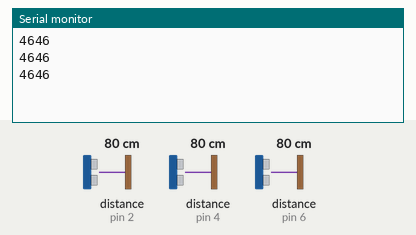
A sketch run on a simulated Arduino Uno, built with avr-gcc and run on an emulated ATmega328P. Shown: the last lines printed to the serial monitor. Wiring (inferred from the names in the program): 3 × ultrasonic range finder: trigger pin 3, echo pin 4 / trigger pin 5, echo pin 6 / trigger A1, echo pin 2. The test bench sets the inputs (shaded band); at power-on: distance to the obstacle (sensors on pin 4, pin 2, pin 6) 80 cm. The echo pulse lasts 58.3 µs per cm.

Above: at 1.3 s.
1.4 s: distance to the obstacle (sensor on pin 4) set to 2 cm
At 2.0 s:
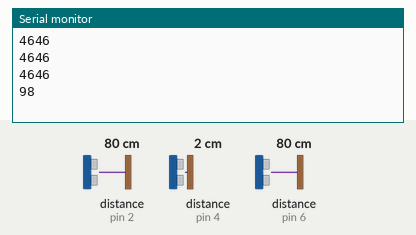
2.9 s: distance to the obstacle (sensor on pin 4) set to 4 cm
At 3.5 s:
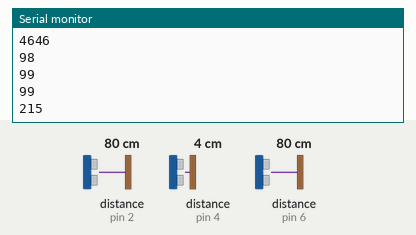
Timing chart, 0 to 5.9 s (numbered marks = the images above; inputs shaded):
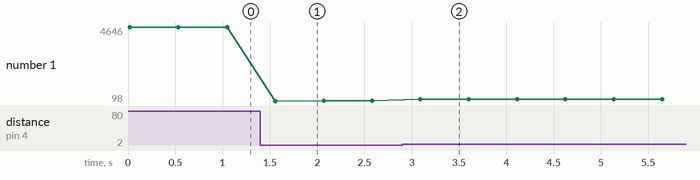

The sketch:

ultrasoniccalibration.ino
```cpp
// this is where they start reading the information
const int trigPinRight = A1;
const int echoPinRight = 2;
const int trigPinFront = 3;
const int echoPinFront = 4;
const int trigPinLeft = 5;
const int echoPinLeft = 6;

// variables for ultrasonic sensor
long durationFront; // long refers to 8 byte storage
int distanceFront;
long durationLeft;
int distanceLeft;
long durationRight;
int distanceRight;
const int minFrontDistance = 30;
const int minSideDistance = 20;
const int stuckDistance = 10;

void sensorRead () {
  //Read front sensor value
  digitalWrite(trigPinFront, LOW);
  delayMicroseconds(2);
  digitalWrite(trigPinFront, HIGH);
  delayMicroseconds(10);
  digitalWrite(trigPinFront, LOW);
  durationFront = pulseIn(echoPinFront, HIGH);    // measuring if this is high??
  distanceFront = durationFront * 0.034 / 2;      // multiplies it by 0.034 / 2
  //Read left sensor value
  digitalWrite(trigPinLeft, LOW);
  delayMicroseconds(2);
  digitalWrite(trigPinLeft, HIGH);
  delayMicroseconds(10);
  digitalWrite(trigPinLeft, LOW);
  durationLeft = pulseIn(echoPinLeft, HIGH);
  distanceLeft = durationLeft * 0.034 / 2;
  //Read right sensor value
  digitalWrite(trigPinRight, LOW);
  delayMicroseconds(2);
  digitalWrite(trigPinRight, HIGH);
  delayMicroseconds(10);
  digitalWrite(trigPinRight, LOW);
  durationRight = pulseIn(echoPinRight, HIGH);
  distanceRight = durationRight * 0.034 / 2;
}

void setup() {
  pinMode(trigPinFront, OUTPUT);
  pinMode(echoPinFront, INPUT);
  pinMode(trigPinLeft, OUTPUT);
  pinMode(echoPinLeft, INPUT);
  pinMode(trigPinRight, OUTPUT);
  pinMode(echoPinRight, INPUT);
//  irrecv.enableIRIn();  // don't need this yet, it is IR receiver
  Serial.begin(9600);
}

void loop() {
  // put your main code here, to run repeatedly:
   sensorRead ();
      Serial.println(durationFront);
      //Serial.println(distanceLeft);
      //Serial.println(distanceRight);
    delay(500);
    }
```

Measured:
- after the input at 1.4 s, the serial monitor: prints a new line after 0.16 s (image 1)
- after the input at 2.9 s, the serial monitor: prints a new line after 0.19 s (image 2)
- plotted number 1: 4646 → 99 after the input at 1.4 s, 99 → 216 after the input at 2.9 s
